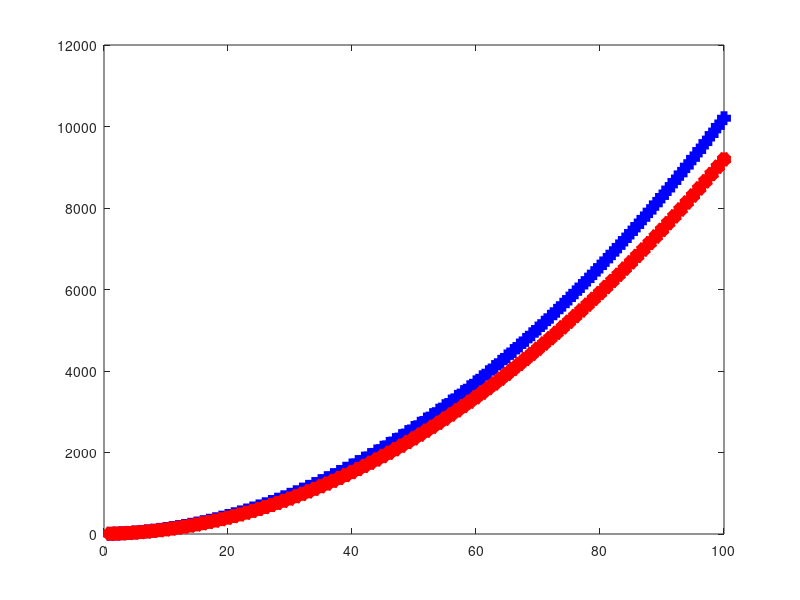

The MATLAB script that drew this image:
clear; close all; clc;

%% Settings
a = 1;
b = 2;
c = 3;

%% 1-D: RANSAC, Linear Regression, Hough Transform ...


%% Start
x = 1:100;
y = a * x.^2 + b * x + c;

%% Curve Fitting
a_est = 0.9;
b_est = 1.9;
c_est = 2.9;
y_est = a_est * x.^2 + b_est * x + c_est;

%% Plotting
figure(1);
plot(x, y, 'b-+', 'MarkerSize', 10, 'LineWidth', 5)
hold on;
plot(x, y_est, 'r*', 'MarkerSize', 10, 'LineWidth', 5)